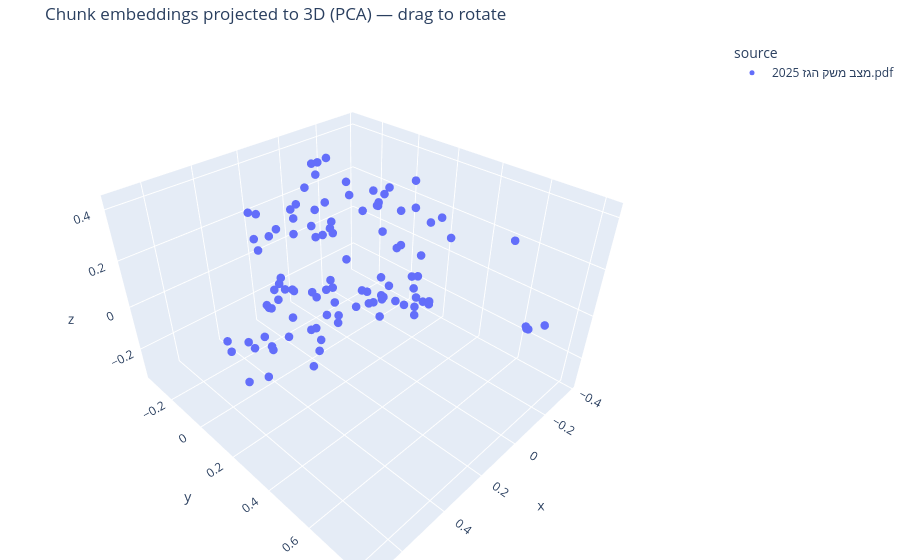

This figure's notebook cell:
### Markdown cell above
## 5. Visualize the vector space

Embeddings live in 768 dimensions — we project them to 3D with PCA to see how chunks cluster by topic/source document. Points close together are semantically similar.

**Click and drag with the mouse to rotate the plot in 3D; scroll to zoom, right-click drag to pan.**

### Code cell
pca = PCA(n_components=3)
coords = pca.fit_transform(np.array([r["embedding"] for r in records]))

viz_df = pd.DataFrame({
    "x": coords[:, 0],
    "y": coords[:, 1],
    "z": coords[:, 2],
    "source": [r["source"] for r in records],
    "preview": [r["text"][:80] + "..." for r in records],
})

fig = px.scatter_3d(
    viz_df, x="x", y="y", z="z",
    color="source", hover_data=["preview"],
    title="Chunk embeddings projected to 3D (PCA) — drag to rotate",
)
fig.update_traces(marker=dict(size=5))
fig.update_layout(scene=dict(dragmode="orbit"), margin=dict(l=0, r=0, b=0, t=40))
fig.show()

### Figure 1 — Plotly figure (JSON) as saved in the notebook; plotly's stock layout.template omitted (floating-point values rounded to 4 significant figures)
{"data": [{"customdata": [["1 סקירת משק הגז הטבעי סיכום לשנת 2025 1 תוכן עניינים 3 | בפתחהדברים 4 | דבר מנהל..."], ["חר משני בגז טבעי 92 | חלקשני – אירועים והתפתחויות במשק הגז הטבעי 30 | התפתחות מע..."], ["הדברים 4 דבר מנהל רשות הגז הטבעי שנת 2025 הייתה שנה משמעותית נוספת בהתפתחותו של ..."], ["חשיבות של כושר הרציפות התפקודית של משק הגז הטבעי בישראל. בצל מלחמת \"חרבות ברזל\" ..."], ["ו של משק הגז הטבעי. גם בשנה זו, המשק המשיך להציג יציבות וצמיחה. סך צריכת הגז הטב..."], ["עי באספקת חשמל אמינה, זמינה ויציבה למשק הישראלי. לצד הגידול בביקוש המקומי, המשיך..."], ["ות במשק הגז הטבעי. הרשות המשיכה לקדם, יחד עם חברת נתיבי הגז לישראל (להלן-נתג\"ז),..."], ["לרשת החלוקה 42 צרכנים, מספר שיא של חיבורים בשנה אחת מאז החלה פרישת הרשת. הרחבת ר..."], ["ייבים. ציון דרך מרכזי נרשם השנה באזור ירושלים והסביבה, עם הענקת רישיון ראשון לחב..."], ["צד קידום התשתיות והרחבת השימוש בגז טבעי, המשיכה רשות הגז הטבעי לחזק את מערכי הפי..."], ["תMMBtu. יציבות זו תורמת לוודאות עבור צרכני הגז הטבעי, לתחרותיות התעשייה המקומית ..."], ["ת רחבה בהנגשת הגז הטבעי לאזור יו\"ש. כל אלה נועדו להבטיח את שמשק הגז הטבעי בישראל..."], ["וח, אמין, תחרותי ומתקדם. בברכה, משה גראזי מנהל ר שות הגז הטבעי יוני, 2026 6 תקצי..."], ["ור המרכזי עם צריכה של כ- 11.4 BCM. מתוכם, חברת החשמל (חח\"י) צרכה כ-5.1 BCM, בעוד..."], ["הטבעי לכ-12.4 BCM. מגמה זו מחזקת את מעמדה הגיאופוליטי של ישראל כמרכז אנרגיה אזור..."], [" יציבים בשנת 2025 כאשר המחיר ממוצע למשק שנע סביב 4.4–4.5 דולר ל-MMBtu במהלך השנה..."], ["התעשייה לרשת החלוקה. 7 מבנה משק הגז הטבעי והשחקנים המרכזיים מבנה פיזי של משק הגז..."], ["3.8 0.56 0.06 0.62 3.5 8.9 כריש תמר לווייתן אספקה משקית משווקים חברות חלוקה אזור..."], ["ritish thermal unit: מיליון יחידות מדידה של גז טבעי לפי ערך קלורי לוח המרות מילו..."], ["לת במחזור משולב – טורבינת גז וטורבינת קיטור, וממירה את הגז הטבעי לאנרגיה חשמלית...."], ["ארצית לצרכנים הצורכים גז טבעי בלחץ נמוך באמצעות רשת החלוקה. • מערכת ההולכה: מערכ..."], [" במצב צבירה גזי, אך דחוס ים עד ללחץ של 250 בר. תהליך זה מאפשר את השימוש בו כדלק ..."], ["נה הקודמת משק מקומי סה\"כ יצוא סה\"כ חשמל קוגנרציה תעשייה סה\"כ תעשייה המחוברת לרשת..."], [" 0.263 0.033 2018 11.1 0.1 11.0 8.5 1.2 1.2 1.0 0.188 0.041 משק מקומי סה\"כ יצוא ..."], ["2020 42.7% 1820% 7.0% 6.0% -1.9% 20.1% 25.6% -3.6% 8.4% 2019 1.3% 65% 0.5% -3.7%..."], ["ה ב יצוא (כ -6%-) נובעת מאילוצים תפעוליים וביטחוניים נקודתיים ואינה מעידה על קיט..."], ["13.9 14.4 4.3 7.1 9.2 11.6 13.2 12.4 1.2 1.6 2.3 2.7 3.8 4.2 5.3 5.0 2.6 6.8 7.6..."], ["ל המאגרים והיערכות תשתיות ההולכה בהתאם וכן מהמשך צמיחתו של משק הגז הטבעי בישראל...."], ["הה. לעומת זאת, התנודתיות ביצוא במהלך השנה הושפעה באופן ישיר מעבודות תחזוקה מתוכנ..."], ["ציה שומר על י ציבות עם ממוצע של כ-0.13 BCM בחודש תרשים 3 :שימושים בגז טבעי ישראל..."], ["2.43 ינוארפברואר מרץאפריל מאייוני יוליאוגוסט ספטמבראוקטובר נובמברדצמבר תעשייהקוג..."], ["נרציה תעשייהיצוא סה\"כ צריכה בכלל המשק 14 בשנת2025 הצריכה המשקית בסקטור החשמל עמד..."], [" לאורך זמן לטובת חלקו של היצוא. נתח סקטור התעשייה מסך הצריכה קטן בשנים האחרונות ..."], [" 47% 49% 46% חשמלקוגנרציה תעשייהיצוא חשמל 42% קוגנרציה 6% תעשייה 6% יצוא 46% 15 ..."], ["ת היציבות ביחס בין סקטור החשמל והתעשייה, ניכרת ירידה משמעותית בחלקה של חח\"י מתוך..."], ["2% 11% 11% 8% 17% 13% 16% 15% 12% 12% 11% 14% 15% 16% 15% 11% 11% 10% חשמלקוגנרצ..."], [" בגז טבעי לצריכת מקומית של חשמל חח\"י ויח\"פים, במונחיBCM לשנה כמויות הגז הטבעי המ..."], [" 5.3 5.5 6.4 7.6 8.1 8.5 8.2 8.7 9.1 9.5 10.2 10.9 11.4 חח\"ייח \"פים סה\"כ 17 תרשי..."], ["ח פחמיות של חח\"י, והקמת מחז\"מים חדשים בבעלות חח\"י, צפויים להשפיע בשנים הקרובות ב..."], ["4% 35% 37% 37% 50% 49% 53% 58% 55% חח\"ייח \"פים 58.6% 58.7% 61.0% 52.2% 49.0% 44...."], [": שימושים בגז טבעי לצריכת מקומית בתעשייה ובקוגנרציה2: תעשייה המחוברת למערכת ההול..."], ["רציה, משום שהם משמשים בין היתר לייצור חום בתעשייה. בסקירה זו, סקטור הקוגנרציה מו..."], ["הקוגנרציה תעשייה ברשת החלוקהCNGסה״כ 19 תרשים11: שימושיםבגז טבעי לצריכת מקומית בת..."], [". 100%100%100%100%100%100%100%100% 99% 96% 93% 90% 84% 81% 81% 84% 83% 81% 69% 6..."], ["פרטיות שזכו במכרזי חלוקה שפרסמה רשות הגז הטבעי, כאשר בספטמבר 2025 בוטל הרישיון ל..."], [" הרישיון מרכז סופר אנ.ג'י. חברה לחלוקת גז טבעי בע\"מ 2009 דרום גז טבעי דרום בע\"מ ..."], ["תוךהצרכנים שחוברו במהלך השנים התנתקו מרשת החלוקה 13 צרכניםונכון לסוף 2025 מחוברי..."], ["ניה. הצריכה בסקטור זה עמדה בשנת2025 על 0.56 BCM לעומת 0.43 BCM בשנה שעברה. שיעור..."], ["019 2020 2021 2022 2023 2024 2025 צריכת צרכני החלוקהאחוז מסך הצריכה המקומית 8 34..."], ["CM בשנת2025 יוצא גז טבעי בהיקף של כ-12.4 BCM מישראל למדינות השכנות. עד היום יוצא..."], ["וף אשקלון לאל־עריש, וקו ירדן־צפון, המתחבר למערכת ההולכה הירדנית כאמור, ומשם מולי..."], [" 2023 2024 2025 ירדןמצרים מדינת ישראל התחילה לייצא גז טבעי בשנת 2017. מאז מגמת ה..."], ["M לשנה בחודש אוקטובר 2022 החל מאגר כרישלספק גז טבעי למשק המקומי, ובשנת 2025 אספק..."], [".6 2.3 2.7 3.4 2.7 3.2 4.3 2.5 1.5 2.1 0.5 0.7 0.8 0.7 5.5 7.5 8.3 9.3 9.8 10.5 ..."], ["41% 19% 21% 22% ים־תטיסEMG -יבואBUOYתמרלווייתן כריש 24 פילוח מקורות האספקה במשק ..."], ["וקטובר נובמברדצמבר תמרלווייתן כריש החל מכניסת תמר ב-2013 תפס המאגר נתח משמעותי ב..."], [" המאגר עם החלק הגדול ביותר בשוק ומספק כ -41% מהסך הכולל של הצריכה מאגר תמר מספק ..."], [" כרישלווייתן תמר מקומייצוא 26 מסחר משני בגז טבעי תרשים 20 :מסחר משני בשנים 4202–..."], ["רת את התחרות ואת היעילות במשק הגז הטבעי. בשנת 2025 המסחר המשני בגז טבעי הסתכם בכ..."], [" 142 182 198 176 ינופבר מרץאפר מאייונ יולאוג ספטאוק נובדצמ ינופבר מרץאפר מאייונ ..."], ["רים ובירדן, לקוחות תעשייה ו-29 תחנות כוח, מתוכן7 תחנות הכוח של חח\"י ו-22 יצרני ח..."], ["ג באשקלון, ו נמצאת בשלבי הקמה מתקדמים לחיבור יחידות 5 ו-6 באורות רבין במקביל, ממ..."], ["הסבת היחידות הפחמיות לגז. • פרויקט קו ימי אשדוד -אשקלון ( 46 ק\"מ– פרויקט לצורך ה..."], [", \"רמת חובב-ניצנה\", עבור הגדלת היצוא למצרים שיאפשר חיבור של מערכת ההולכה הישראלי..."], ["כ- 0.56 BCM המהווים כ-3.9% מהצריכה המקומית. מאז הקמת רשת החלוקה ישנה עליה מתמדת ..."], ["טיקה והבנייה, אתרי תשתית, חוות חקלאיות ועסקים במוקדי תעשייה אזוריים. חלק ניכר מה..."], ["חמש רשויות מקומיות נוספות. נתג\"ז מקדמת תכנון הנדסי, ביצוע והקמה של רשת החלוקה אש..."], ["עי בעולם בשנים 2120–2025 , במונחי דולר ל-MMBtu (מקור: ארגוס מדיה2) מחירממוצע לגז..."], ["ונים אלה, ומתנערת מכל אחריו ת הקשורה או הנובעת משימוש בנתונים במלוא המידה המותרת..."], ["מרכזיים היו מזג אוויר קר מהרגיל שהגביר את הביקוש לחימום, המשך צמצום יבוא הגז מרו..."], ["רליה ובארה״ב, פרסום מפת הדרכים של האיחוד האירופי להפסקת יבוא גז מרוסיה והתגברות ..."], ["ביקוש לחימום ולהתגברות התחרות מול אירופה על מטעני LNG . מאמצע פברואר ועד מאי נרש..."], ["יה נבעה מביקוש גבוה לחימום ולייצור חשמל בחודשי החורף ומגידול ביצוא LNG. מנגד, גי..."], [" 2022. המחיר הממוצע למשק המקומי מתייחס לכלל מכירות הגז הטבעי על ידי ספקי הגז למש..."], ["סין, טרם התבצעה בעבר פעילות חיפוש משמעותית. אי לכך הפעילות בתקופת הרישיון הראשונ..."], ["ר ההפקה ממאגרי תמר ולווי יתן, לרבות הנחת צינורות הולכה נוספים מהמאגרים לאסדות הה..."], ["לת החלטת השקעה על הרחבה נוספת של כושר ההפקה ממאגר לווייתן, אשר התקבלה בפועל בינו..."], ["טבעי ללקוחות תעשייתיים בירדן. האישור השלישי ניתן בדצמבר 2025 בגין עסקה למכירת גז..."], ["יפות מוחלטת באספקה למשק המקומי ביחס לכל כמות שתוזמן על ידי הצרכנים; תנאים שיאפשר..."], ["בתוואי רמת חובב -ניצנה, ובכך התאפשרה יציאתו לדרך של הפרויקט להקמת הצינור. צינור ..."], [" לעבודות הגז הטבעי ברשת החלוקה, וזאת לאור הניסיון הנצבר מהקמת יותר מ 800 ק\"מ. לצ..."], ["בעריכת תכנית אב למשק הגז הטבעי המסתכלת עד שנת 2050 תוך מתן דגש על תחזית צריכות ח..."], ["גז הטבעי. מידול מערכת ההולכה ורשת החלוקה בתוכנה ייעודית ביצוע מודלים וסימולציות ..."], ["של תהליכי הדיווח והתחזוקה עבור קווי הגז וכלל מתקני הגז, בהתאם לתנאי הרישיון והתק..."], ["כנים שונים ברשת החלוקה ובמערכת ההולכה, חלקם תוך התגברות על מכשולים לא שגרתיים. א..."], [" ביעדי השירות (SLA), עם דגש על מתן מענה מהיר בתוך 14 ימי עבודה פרויקטים בולטים: ..."], [" לי יעול ודיוק התיאום התכנוני. בנוסף, רשות הגז הטבעי מפתחת את פורטל ה-GIS, ובשנת..."], ["נת 2025 התפרסם המודל לשימוע ציבורי. סילוק על הסף של תביעתה5 של חברת סופר אנ.ג'י ..."], [" ולטענתה, כישלון זה נבע מהתנהלות המדינה וממדיניות האסדרה שננקטה על ידה במשך כחמש..."], [" ל-15 שנה במסגרת ההליך שהתנהל בבית המשפט המחוזי הוגשה ע\"י המדינה בקשה לסילוק התב..."], ["נוסף, הדגיש כי סופר אנ.ג'י הגישה בג\"ץ בנושא בעבר כנגד החלטת הרשות לחלט לה ערבות ..."], ["תביעה. זאת כי אותם בעלי מניות וההנהלה בחרו מספר שנים לאחר שהחברה זכתה במכרז להתמ..."], ["וב והן השופט שטיין קבעו כי מדובר במכרז עסקי וככזה יש לבחון את הטענות במסגרת החוז..."], ["בדיעבד, וכי פעילותה של ה רשות נעוצה, בין היתר, בשאיפתה הראויה לקידום משק הגז הטב..."], ["ישיון להקמה והפעלה של רשת חלוקה באזור ירושלים לחברת נתיבי הגז הטבעי לישראל בע\"מ ..."], ["כנעו שר האנרגיה והתשתיות ושר האוצר כי לשם פיתוח משק האנרגיה, אין זה נכון בנסיבות..."], ["תקופה של 25 שנים צעד זה היווה צעד נוסף של הרשות לקידום פרישת הרשת, במקרה זה באזו..."], ["התמודדות עם מצבי הלחימה והערכות חירום נוספות, היו חלק בלתי נפרד מהעיסוק. כמו כן ..."], ["לחימה, במיוחד לאור המצב הביטחוני המתוח באזור. רשות הגז הטבעי הייתה מעורבת בשורת ..."], [" למציאת פתרונות וקביעת סדר עדיפות לטיפול וקידום הרציפות התפקודית. טרם המערכה 'עם..."], ["ית והפסיבית. נוסף על כך, נדרשו תיאומים בין הגורמים השונים – משרד הביטחון, צה\"ל, ..."], ["ים, כמו רשות הטבע והגנים ומשרד החקלאות, אשר הובילה להעלאת רמת המודעות וההקפדה על..."], ["רמות הלחצים במערכת ההולכה בטווח שתאפשר זאת. לאור שינויים שעבר משק הגז הטבעי בשני..."], [" את צרכני הגז הטבעי והמשווקים לסחור בגז טבעי לצרכי איזון. כמו כן, לפ י טיוטת ההח..."], [". בינואר 2025 פרסמה רשות הגז הטבעי טיוטת תקנות למתן שירותי הולכה לצורך ייצוא גז ..."]], "hovertemplate": "source=מצב משק הגז 2025.pdf<br>x=%{x}<br>y=%{y}<br>z=%{z}<br>preview=%{customdata[0]}<extra></extra>", "legendgroup": "מצב משק הגז 2025.pdf", "marker": {"color": "#636efa", "size": 5, "symbol": "circle"}, "mode": "markers", "name": "מצב משק הגז 2025.pdf", "scene": "scene", "showlegend": true, "type": "scatter3d", "x": [0.09409, -0.01454, -0.2782, -0.2744, 0.07372, -0.1087, -0.2392, -0.05477, -0.2556, -0.3665, -0.2233, -0.3174, -0.09023, 0.3607, -0.0281, 0.01629, 0.0635, 0.1863, 0.000939, -0.3796, -0.3301, 0.1072, 0.4659, 0.5201, 0.5821, -0.05884, 0.3345, 0.1042, 0.2333, 0.3519, 0.5846, 0.1584, 0.4918, 0.217, 0.3239, 0.6752, 0.1012, 0.236, 0.03361, 0.6557, -0.107, 0.4915, -0.03026, 0.2733, -0.2876, -0.2805, 0.04334, 0.2309, 0.3384, -0.09637, 0.05193, -0.1207, 0.1346, 0.7099, 0.2356, -0.05818, 0.2138, 0.04257, 0.04812, 0.3529, -0.1139, -0.1461, -0.1335, -0.2172, 0.1954, -0.2, -0.07058, 0.01297, 0.4853, 0.1451, 0.0661, 0.2097, -0.1689, -0.1254, -0.1528, 0.06883, -0.0689, -0.1813, -0.1569, -0.1066, -0.2119, -0.1489, -0.2783, -0.2282, -0.3189, -0.03944, -0.314, -0.3025, -0.005287, -0.01388, -0.1403, -0.2297, -0.1198, -0.2305, -0.3467, -0.3283, -0.2223, -0.2702, -0.3449, -0.3055, -0.2463, -0.09108, -0.1845, -0.2595, -0.2989], "y": [-0.1253, -0.07019, -0.1817, 0.199, -0.3419, -0.2902, -0.01955, 0.158, 0.1343, -0.05309, -0.05617, 0.005366, -0.2826, -0.04354, -0.1309, -0.1062, -0.2432, -0.1942, -0.1776, -0.1198, -0.1357, -0.2213, 0.1069, 0.03758, 0.0008447, -0.3046, -0.1521, -0.1645, 0.07381, -0.0881, 0.2349, -0.2842, 0.1003, -0.1776, 0.01622, 0.1779, -0.3204, -0.2045, -0.08828, 0.2835, -0.3302, 0.1373, -0.1058, 0.02771, 0.1216, -0.09265, -0.08516, -0.2539, -0.1271, -0.2984, -0.2679, -0.2881, -0.2363, 0.3148, -0.2366, -0.1803, -0.2039, -0.1682, -0.2872, 0.0882, -0.116, 0.02785, -0.1155, -0.2205, 0.1224, 0.008613, 0.1357, -0.1753, 0.3517, -0.003051, 0.02154, 0.05973, -0.2666, -0.211, 0.2459, -0.0065, 0.02275, -0.02692, -0.02132, -0.2076, -0.08599, -0.09331, 0.07953, 0.1801, 0.1527, 0.2353, -0.04573, 0.09575, 0.8213, 0.8073, 0.8103, 0.3341, 0.7579, 0.6005, 0.05239, 0.2112, 0.09416, 0.2242, 0.1052, 0.1266, 0.2414, 0.2917, 0.02021, -0.04232, -0.07972], "z": [-0.3241, -0.3145, 0.09705, 0.1853, -0.1638, 0.2855, 0.245, -0.08317, 0.233, -0.07421, -0.3022, 0.1511, 0.1331, -0.02712, 0.4287, -0.1412, 0.09205, 0.1816, 0.0791, 0.1946, 0.1355, -0.1522, -0.08218, -0.05517, -0.03662, 0.2387, 0.3226, 0.2698, -0.1292, 0.2007, -0.05255, 0.1034, -0.01143, -0.1286, -0.1534, 0.07578, -0.1721, -0.1764, -0.256, 0.1405, 0.03064, -0.03311, -0.2308, 0.3438, -0.1708, 0.1518, 0.1428, 0.2412, 0.2262, 0.335, 0.1914, 0.3363, -0.1451, 0.05815, -0.1765, 0.2152, -0.09391, -0.1713, -0.22, -0.007394, -0.05094, 0.2439, 0.2442, 0.2408, 0.09789, -0.1252, -0.1136, -0.2157, 0.004707, -0.2817, -0.1835, -0.2654, 0.05269, 0.03495, -0.09069, -0.0576, -0.1235, 0.2776, -0.257, 0.06705, -0.2524, -0.3081, -0.2754, -0.2091, -0.2416, -0.05646, -0.2496, -0.1283, 0.1454, 0.1439, 0.08128, 0.1882, 0.05041, 0.2839, 0.2923, 0.1912, 0.06127, -0.1798, -0.0359, -0.1143, -0.174, -0.1221, -0.3219, -0.2741, 0.02583]}], "layout": {"legend": {"title": {"text": "source"}, "tracegroupgap": 0}, "margin": {"b": 0, "l": 0, "r": 0, "t": 40}, "scene": {"domain": {"x": [0, 1], "y": [0, 1]}, "dragmode": "orbit", "xaxis": {"title": {"text": "x"}}, "yaxis": {"title": {"text": "y"}}, "zaxis": {"title": {"text": "z"}}}, "title": {"text": "Chunk embeddings projected to 3D (PCA) — drag to rotate"}}}
